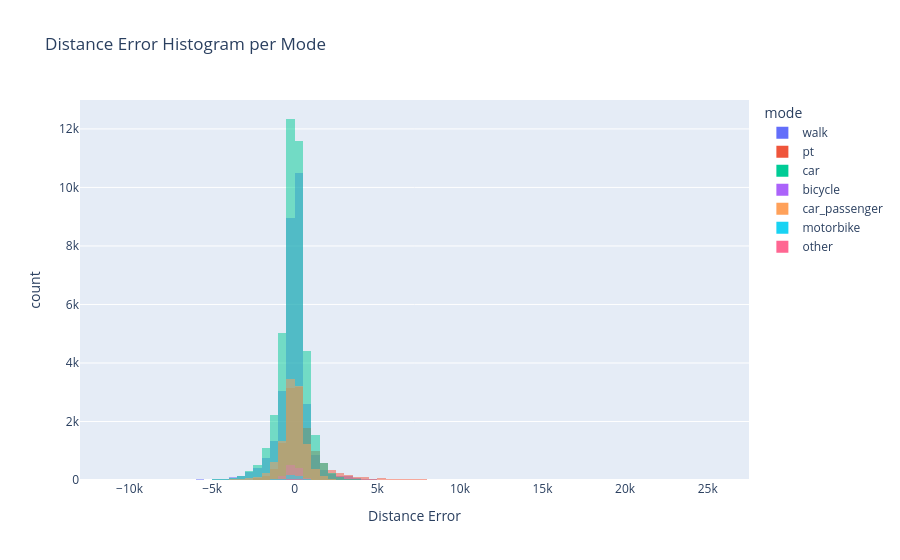

The notebook cell this image was saved under:
### Code cell
import plotly.express as px

fig = px.histogram(
    gdf_trips,
    x="distance_error",
    color="mode",
    nbins=100,
    opacity=0.5,
    title="Distance Error Histogram per Mode",
    labels={"distance_error": "Distance Error", "count": "Frequency"},
)
fig.update_layout(barmode="overlay")
fig.show()

### Figure 1 — Plotly figure (JSON) as saved in the notebook; plotly's stock layout.template omitted (floating-point values rounded to 4 significant figures; data arrays with more than 128 entries replaced by an {"elided": "..."} marker saying what was removed)
{"data": [{"alignmentgroup": "True", "bingroup": "x", "hovertemplate": "mode=walk<br>Distance Error=%{x}<br>count=%{y}<extra></extra>", "legendgroup": "walk", "marker": {"color": "#636efa", "opacity": 0.5, "pattern": {"shape": ""}}, "name": "walk", "nbinsx": 100, "offsetgroup": "walk", "orientation": "v", "showlegend": true, "type": "histogram", "x": {"elided": "30167 float values"}, "xaxis": "x", "yaxis": "y"}, {"alignmentgroup": "True", "bingroup": "x", "hovertemplate": "mode=pt<br>Distance Error=%{x}<br>count=%{y}<extra></extra>", "legendgroup": "pt", "marker": {"color": "#EF553B", "opacity": 0.5, "pattern": {"shape": ""}}, "name": "pt", "nbinsx": 100, "offsetgroup": "pt", "orientation": "v", "showlegend": true, "type": "histogram", "x": {"elided": "12786 float values"}, "xaxis": "x", "yaxis": "y"}, {"alignmentgroup": "True", "bingroup": "x", "hovertemplate": "mode=car<br>Distance Error=%{x}<br>count=%{y}<extra></extra>", "legendgroup": "car", "marker": {"color": "#00cc96", "opacity": 0.5, "pattern": {"shape": ""}}, "name": "car", "nbinsx": 100, "offsetgroup": "car", "orientation": "v", "showlegend": true, "type": "histogram", "x": {"elided": "40375 float values"}, "xaxis": "x", "yaxis": "y"}, {"alignmentgroup": "True", "bingroup": "x", "hovertemplate": "mode=bicycle<br>Distance Error=%{x}<br>count=%{y}<extra></extra>", "legendgroup": "bicycle", "marker": {"color": "#ab63fa", "opacity": 0.5, "pattern": {"shape": ""}}, "name": "bicycle", "nbinsx": 100, "offsetgroup": "bicycle", "orientation": "v", "showlegend": true, "type": "histogram", "x": {"elided": "1251 float values"}, "xaxis": "x", "yaxis": "y"}, {"alignmentgroup": "True", "bingroup": "x", "hovertemplate": "mode=car_passenger<br>Distance Error=%{x}<br>count=%{y}<extra></extra>", "legendgroup": "car_passenger", "marker": {"color": "#FFA15A", "opacity": 0.5, "pattern": {"shape": ""}}, "name": "car_passenger", "nbinsx": 100, "offsetgroup": "car_passenger", "orientation": "v", "showlegend": true, "type": "histogram", "x": {"elided": "10941 float values"}, "xaxis": "x", "yaxis": "y"}, {"alignmentgroup": "True", "bingroup": "x", "hovertemplate": "mode=motorbike<br>Distance Error=%{x}<br>count=%{y}<extra></extra>", "legendgroup": "motorbike", "marker": {"color": "#19d3f3", "opacity": 0.5, "pattern": {"shape": ""}}, "name": "motorbike", "nbinsx": 100, "offsetgroup": "motorbike", "orientation": "v", "showlegend": true, "type": "histogram", "x": {"elided": "438 float values"}, "xaxis": "x", "yaxis": "y"}, {"alignmentgroup": "True", "bingroup": "x", "hovertemplate": "mode=other<br>Distance Error=%{x}<br>count=%{y}<extra></extra>", "legendgroup": "other", "marker": {"color": "#FF6692", "opacity": 0.5, "pattern": {"shape": ""}}, "name": "other", "nbinsx": 100, "offsetgroup": "other", "orientation": "v", "showlegend": true, "type": "histogram", "x": [-637.4, -637.4, -279.0, -279.0, 571.2, 571.2, -14.86, -20.96, 90, -177.9, 724.3, -46.03, -314.6, -20.96, 724.3, 198, 112.9, 112.9, 11.23, 11.23, 11.23, -249.6, 11.23, 11.23, 11.23, -249.6, 87.02, -636.6, 87.02, -636.6, -201.6, 1139.0, -428.3, -71.36, -71.36, 2304.0, 98.03, 98.03, 99.06, -196.8, -196.8, 2304.0, -120.4, -120.4, -120.4, -120.4, 482.9, 1139.0, 457.8, 457.8, 482.9, 117.8, 457.8, -2419.0, 1433.0, -362.0, -663.5, 1133, 194.8, 439.7, 439.7, 1747.0, 148.4, -2263.0, 792.8, -423.3, -423.3, 687, 687, 1374.0, 99.06, 1020, 1020, 1020, 1020, -616.6, -616.6, 377.8, 377.8, 44.76, 44.76, 44.76, 44.76, -314.6, 1261.0, -3508.0, -2330.0, 1261.0, -549.5], "xaxis": "x", "yaxis": "y"}], "layout": {"barmode": "overlay", "legend": {"title": {"text": "mode"}, "tracegroupgap": 0}, "title": {"text": "Distance Error Histogram per Mode"}, "xaxis": {"anchor": "y", "domain": [0, 1], "title": {"text": "Distance Error"}}, "yaxis": {"anchor": "x", "domain": [0, 1], "title": {"text": "count"}}}}
